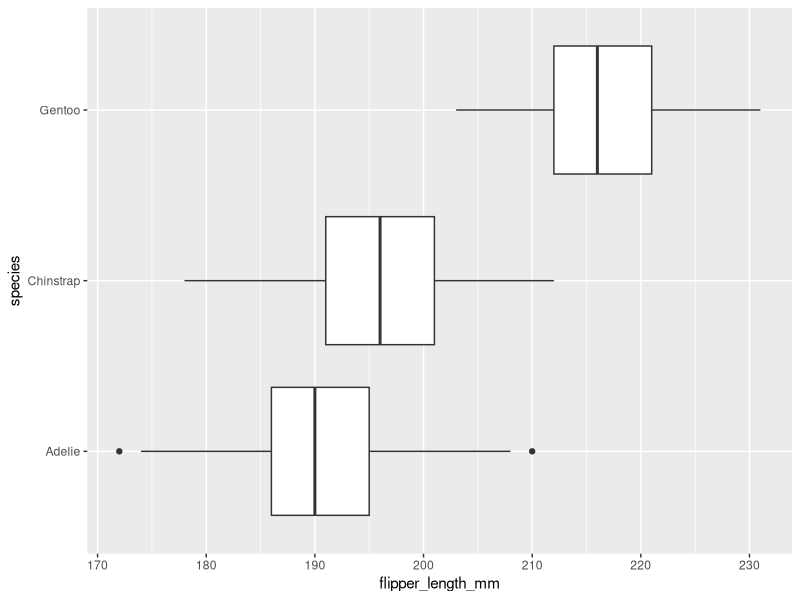
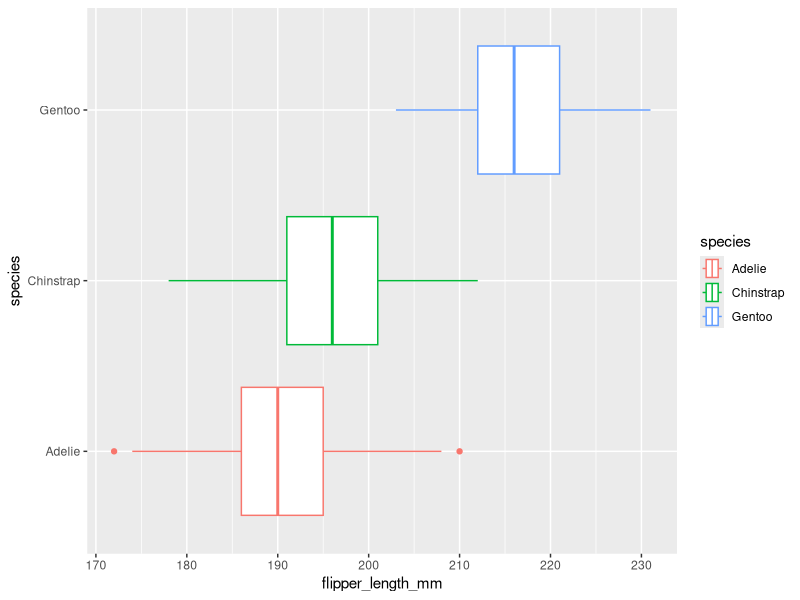
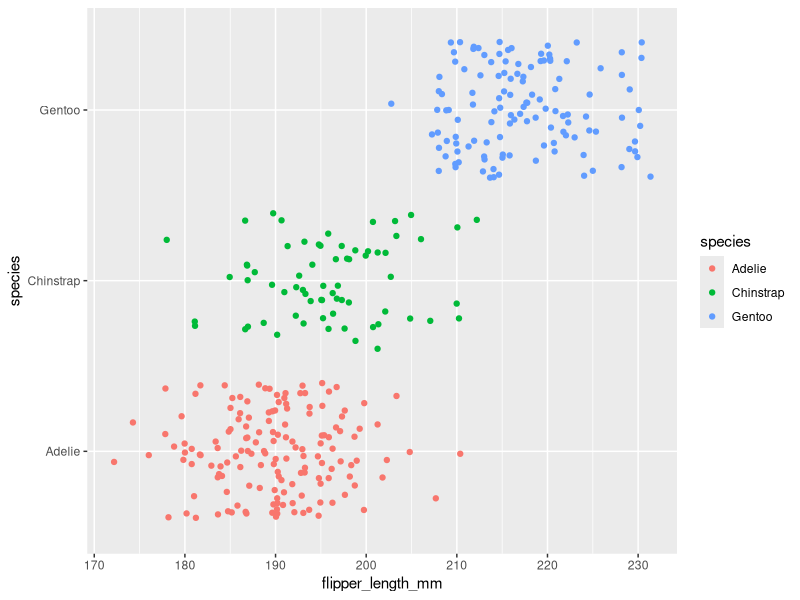
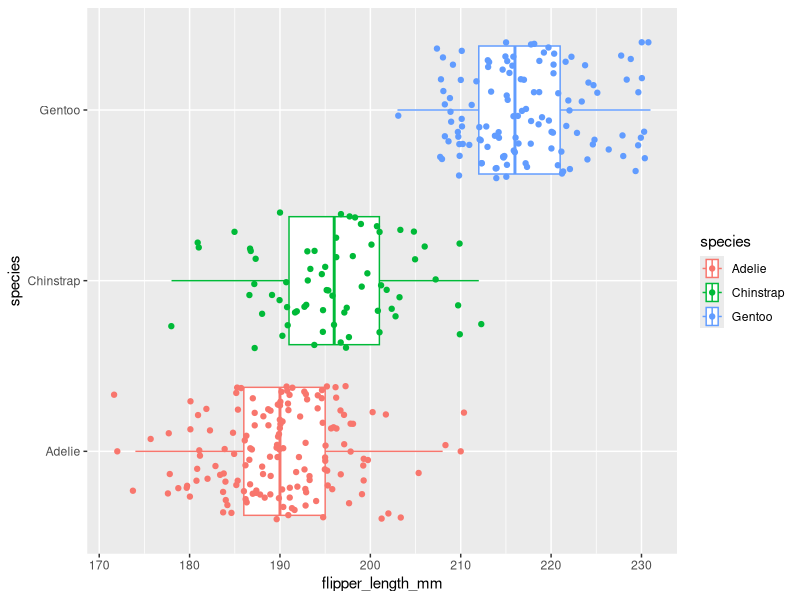
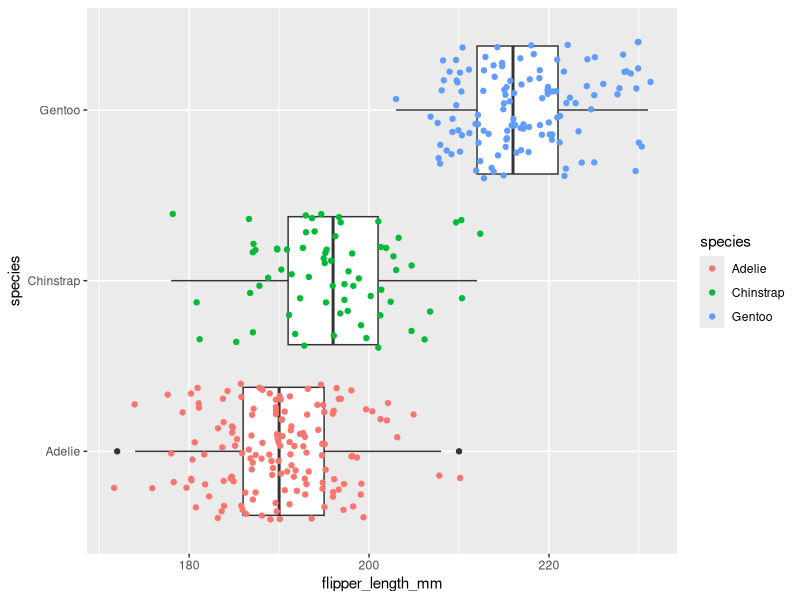
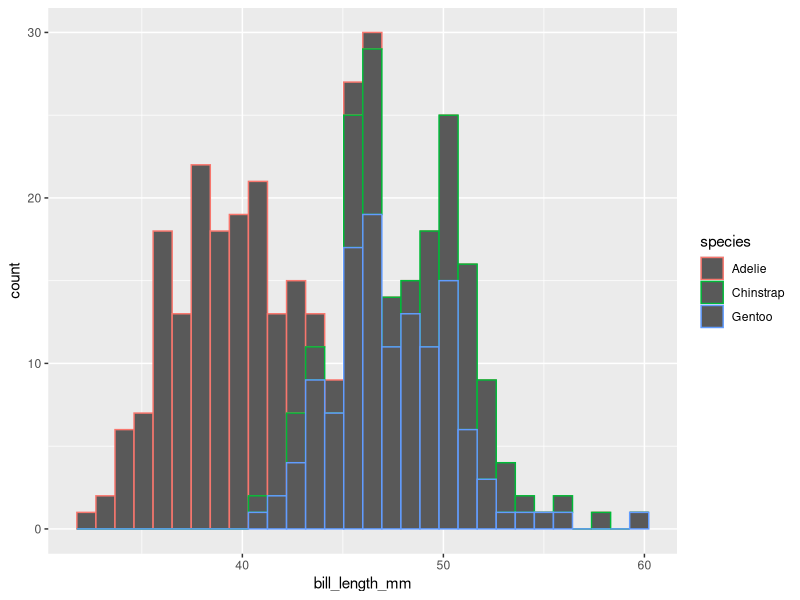
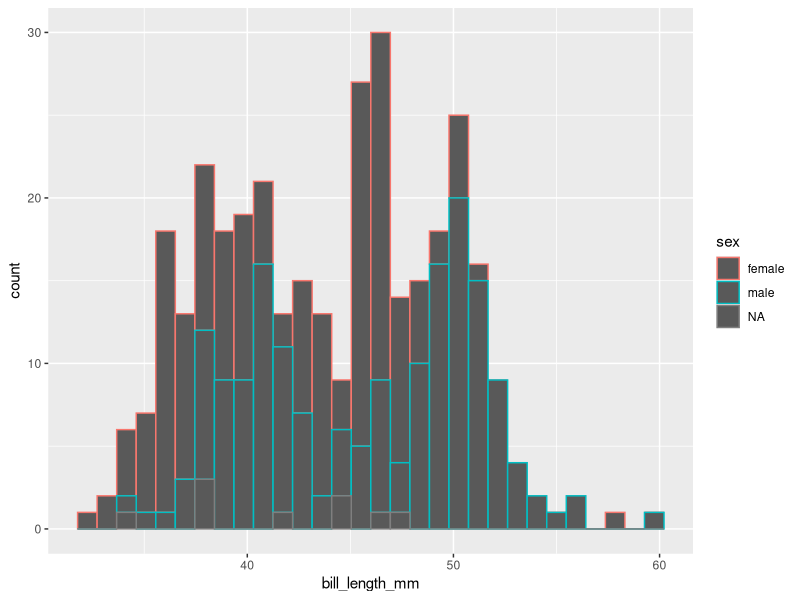
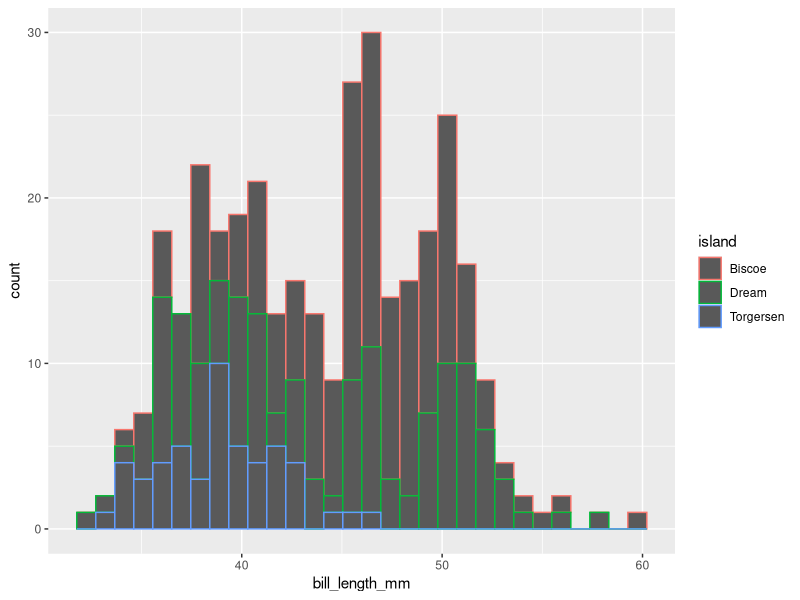

Write R code to recreate these figures, in order.
## ---- chunk 1
knitr::opts_chunk$set(error = TRUE)
## ---- chunk 2
library(palmerpenguins)
penguins
## ---- chunk 3
library(ggplot2)
## ---- chunk 4
ggplot(data = penguins, mapping = aes(x = flipper_length_mm, y = species)) +
  geom_boxplot()
## ---- chunk 5
ggplot(data = penguins, mapping = aes(x = flipper_length_mm, y = species, color=species)) +
  geom_boxplot()
## ---- chunk 6
ggplot(data = penguins, mapping = aes(x = flipper_length_mm, y = species,color= species)) +
  geom_jitter()
## ---- chunk 7
ggplot(data = penguins, mapping = aes(x = flipper_length_mm, y = species, color=species)) +
  geom_boxplot()+geom_jitter()

## ---- chunk 8
ggplot(data = penguins, mapping = aes(x = flipper_length_mm, y = species)) +
  geom_boxplot()+geom_jitter(mapping=aes(color=species))
## ---- chunk 9
ggplot(data = penguins, mapping = aes(x = bill_length_mm, color = species)) +
  geom_histogram()

## ---- chunk 10
ggplot(data = penguins, mapping = aes(x = bill_length_mm, color = sex)) +
  geom_histogram()
## ---- chunk 11
ggplot(data = penguins, mapping = aes(x = bill_length_mm, color = island)) +
  geom_histogram()
## ---- chunk 12
ggplot(data=penguins,mapping=aes(x=flipper_length_mm, y=body_mass_g))+
  geom_point()
## ---- chunk 13
ggplot(data=penguins,mapping=aes(x=flipper_length_mm, y=body_mass_g, color=species,shape=species))+
  geom_point()
## ---- chunk 14
ggplot(data=penguins,mapping=aes(x=flipper_length_mm, y=body_mass_g, color=species,shape=species))+
  geom_point(alpha=.7)
